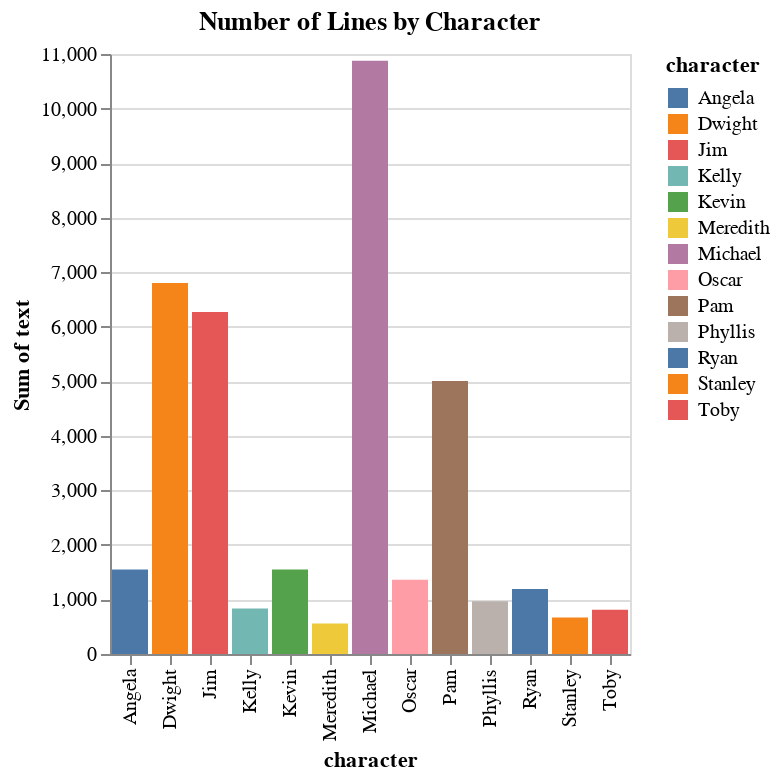

Notebook code cell kept with this figure:
### Code cell
(alt.Chart(lines)
 .mark_bar()
 .encode(
     x="character:N",
     y="sum(text)",
     color="character:N",
 ).properties(title="Number of Lines by Character")
 .configure(background="white")
)

### Figure 1 — Vega-Lite specification as saved in the notebook (floating-point values rounded to 4 significant figures)
{"usermeta": {"embedOptions": {"theme": "fivethirtyeight"}}, "config": {"view": {"continuousWidth": 400, "continuousHeight": 300}, "background": "white"}, "data": {"name": "data-a64f35e65186eab8556e5ac01104e347"}, "mark": "bar", "encoding": {"color": {"type": "nominal", "field": "character"}, "x": {"type": "nominal", "field": "character"}, "y": {"type": "quantitative", "aggregate": "sum", "field": "text"}}, "title": "Number of Lines by Character", "$schema": "https://vega.github.io/schema/vega-lite/v4.8.1.json", "datasets": {"data-a64f35e65186eab8556e5ac01104e347": [{"character": "Angela", "text": 1551}, {"character": "Dwight", "text": 6801}, {"character": "Jim", "text": 6268}, {"character": "Kelly", "text": 835}, {"character": "Kevin", "text": 1551}, {"character": "Meredith", "text": 558}, {"character": "Michael", "text": 10877}, {"character": "Oscar", "text": 1359}, {"character": "Pam", "text": 5006}, {"character": "Phyllis", "text": 968}, {"character": "Ryan", "text": 1191}, {"character": "Stanley", "text": 671}, {"character": "Toby", "text": 813}]}}
